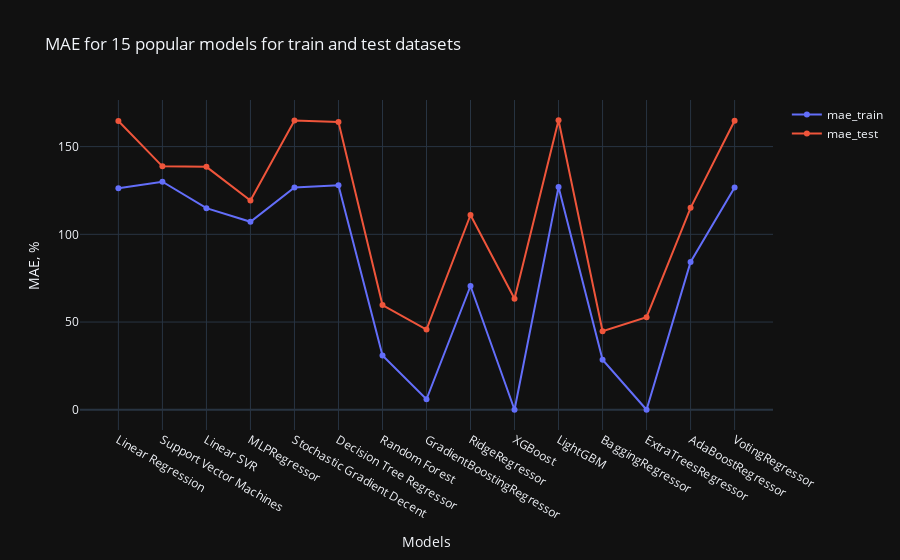

Notebook source saved alongside this figure:
### Code cell
# Plot with plotly dark theme
import plotly.graph_objects as go
fig = go.Figure()
fig.add_trace(go.Scatter(x=models['Model'], y=models['mae_train'], name='mae_train'))
fig.add_trace(go.Scatter(x=models['Model'], y=models['mae_test'], name='mae_test'))
fig.update_layout(title='MAE for 15 popular models for train and test datasets',
                   xaxis_title='Models',
                   yaxis_title='MAE, %')
fig.update_layout(template='plotly_dark')
fig.show()

### Figure 1 — Plotly figure (JSON) as saved in the notebook; plotly's stock layout.template omitted (floating-point values rounded to 4 significant figures)
{"data": [{"name": "mae_train", "x": ["Linear Regression", "Support Vector Machines", "Linear SVR", "MLPRegressor", "Stochastic Gradient Decent", "Decision Tree Regressor", "Random Forest", "GradientBoostingRegressor", "RidgeRegressor", "XGBoost", "LightGBM", "BaggingRegressor", "ExtraTreesRegressor", "AdaBoostRegressor", "VotingRegressor"], "y": [126.3, 130.0, 114.9, 107.1, 126.7, 127.9, 30.94, 5.96, 70.55, 0.0, 127.0, 28.49, 0.0, 84.28, 126.6], "type": "scatter"}, {"name": "mae_test", "x": ["Linear Regression", "Support Vector Machines", "Linear SVR", "MLPRegressor", "Stochastic Gradient Decent", "Decision Tree Regressor", "Random Forest", "GradientBoostingRegressor", "RidgeRegressor", "XGBoost", "LightGBM", "BaggingRegressor", "ExtraTreesRegressor", "AdaBoostRegressor", "VotingRegressor"], "y": [164.6, 138.8, 138.5, 119.3, 164.8, 164.0, 59.71, 45.74, 111.0, 63.24, 165.0, 44.79, 52.77, 115.1, 164.7], "type": "scatter"}], "layout": {"title": {"text": "MAE for 15 popular models for train and test datasets"}, "xaxis": {"title": {"text": "Models"}}, "yaxis": {"title": {"text": "MAE, %"}}}}
